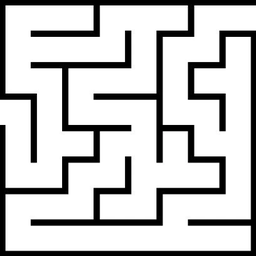
#> input picture search_algorithms/img/borderless.png, 256 x 256 px, shrunk from 375 x 375 before the run, found by its file name
$ python thicker_borders.py
#> lines starting #> are read from the running program, lines starting #| are printed output that depends on the picture; after the words box and inside, x2 and y2 are one past the last pixel; in counts of white or black regions, pixels touching at a corner belong together
# GENERA LA IMAGEN CON GROSOR
import numpy as np
import cv2
from PIL import Image

path_ = 'img/borderless.png'
img_pil3 = Image.open(path_)
#> img_pil3 is the input picture: PIL image 256x256 RGBA; mean R, G, B, A 197.6, 197.6, 197.6, 255

# imagen binarizada formato RGB
picture = Image.new('RGB', img_pil3.size)
#> picture: PIL image 256x256 RGB; every value is 0
for i in range(img_pil3.size[0]):
    for j in range(img_pil3.size[1]):
        color = img_pil3.getpixel((i, j))
        if color < (100, 100, 100):
            picture.putpixel((i, j), (0, 0, 0))
        else:
            picture.putpixel((i, j), (255, 255, 255))
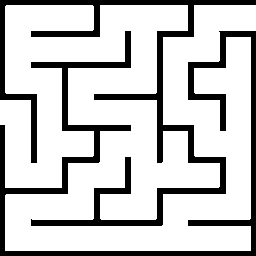
#> picture: PIL image 256x256 RGB; 78.6% white; 2 black regions, box (x1, y1, x2, y2) and area: (0, 0, 256, 226) 7062, (0, 31, 256, 256) 6981

# imagen binarizada 0-1
img_np_binary = np.zeros(picture.size)
for i in range(picture.size[0]):
    for j in range(picture.size[1]):
        color = picture.getpixel((i, j))
        if color == (0, 0, 0):
            img_np_binary[i][j] = 0
        if color == (255, 255, 255):
            img_np_binary[i][j] = 1
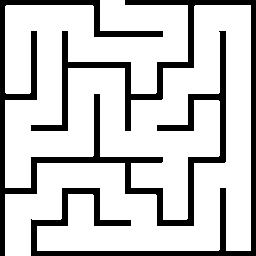
#> img_np_binary: shape (256, 256) float64; values 0 (black) and 1 (white), 78.6% white; 2 black regions, box (x1, y1, x2, y2) and area: (0, 0, 226, 256) 7062, (31, 0, 256, 256) 6981

img_np_binary_copy = img_np_binary[:]

black_points = []
for i in range(img_np_binary_copy.shape[0]):
    for j in range(img_np_binary_copy.shape[1]):
        if img_np_binary_copy[i][j] == 0:
            black_points.append((i, j))

THICK = 17 # pixeles de grosor
for bp in black_points:
    x, y = bp
    # si el de la izquierda es negro pero el de la derecha no
    if (x-1, y) in black_points and (x+1, y) not in black_points:
        # poner los siguientes THICK a la derecha de negro
        img_np_binary_copy[x: x+THICK+1, y] = 0
    # si el de la derecha es negro px-THICK: x, yero el de la izquierda no
    elif (x+1, y) in black_points and (x-1, y) not in black_points:
        # poner los sigueintes THICK a la izquierda de blanco
        img_np_binary_copy[x-THICK: x, y] = 0
    # elif el de arriba es negro pero el de abajo no
    elif (x, y+1) in black_points and (x, y-1) not in black_points:
        # poner el de abajo como negro
        img_np_binary_copy[x, y: y+THICK+1] = 0
    # elif el de abajo es negro pero el de arriba no
    elif (x, y-1) in black_points and (x, y+1) not in black_points:
        img_np_binary_copy[x, y-THICK: y] = 0
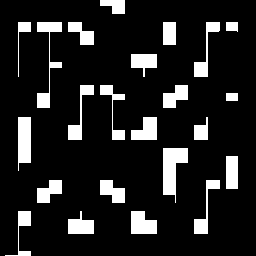
#> img_np_binary_copy: shape (256, 256) float64; values 0 (black) and 1 (white), 13.1% white; 23 white regions, largest, box (x1, y1, x2, y2) and area: (163, 148, 188, 203) 799, (18, 117, 31, 171) 606, (37, 22, 62, 108) 578

GUARDAR = True
if GUARDAR:
    im = Image.new('1', img_np_binary_copy.shape)
#> im: PIL image 256x256 1; every value is 0
    pixels = im.load()
    for i in range(im.size[0]):
        for j in range(im.size[1]):
            if img_np_binary_copy[i][j].astype(np.int64) == 1:
                pixels[i, j] = 1
            else:
                pixels[i, j] = 0
    im.save('thicker_img.png')
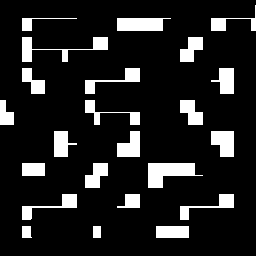
#> saved as thicker_img.png: PIL image 256x256 1; 13.1% white; 23 white regions, largest, box (x1, y1, x2, y2) and area: (148, 163, 203, 188) 799, (117, 18, 171, 31) 606, (22, 37, 108, 62) 578
else:
    cv2.imshow('thicker', img_np_binary_copy)
    cv2.waitKey(0)

$ run again, with search_algorithms/img/maze.png copied over search_algorithms/img/borderless.png
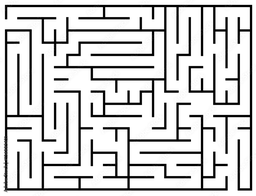
#> input picture search_algorithms/img/maze.png, 256 x 196 px, shrunk from 1000 x 767 before the run, found by its file name
#> img_pil3 is the input picture: PIL image 256x196 RGB; min 0, max 255, mean 208.8
#> after the loop `for i in range(img_pil3.size[0]):`:
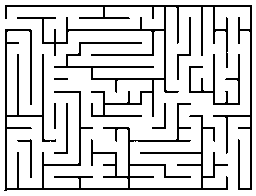
#> picture: PIL image 256x196 RGB; 84.2% white; black in thin lines or dots
#> im: PIL image 256x196 1; every value is 0
#> `im.save('thicker_img.png')`:
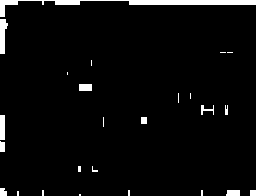
#> saved as thicker_img.png: PIL image 256x196 1; 3.8% white; 25 white regions (14 under 20 px), largest, box (x1, y1, x2, y2) and area: (0, 0, 256, 17) 1004, (0, 19, 8, 54) 194, (0, 115, 5, 140) 125
